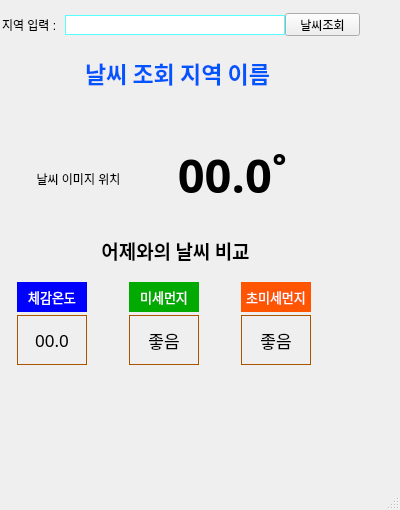
<?xml version="1.0" encoding="UTF-8"?>
<ui version="4.0">
 <class>MainWindow</class>
 <widget class="QMainWindow" name="MainWindow">
  <property name="geometry">
   <rect>
    <x>0</x>
    <y>0</y>
    <width>400</width>
    <height>510</height>
   </rect>
  </property>
  <property name="windowTitle">
   <string>MainWindow</string>
  </property>
  <widget class="QWidget" name="centralwidget">
   <widget class="QLabel" name="label">
    <property name="geometry">
     <rect>
      <x>2</x>
      <y>9</y>
      <width>81</width>
      <height>31</height>
     </rect>
    </property>
    <property name="text">
     <string>지역 입력 :</string>
    </property>
   </widget>
   <widget class="QLineEdit" name="area_input">
    <property name="geometry">
     <rect>
      <x>65</x>
      <y>15</y>
      <width>220</width>
      <height>20</height>
     </rect>
    </property>
    <property name="styleSheet">
     <string notr="true">border:1px solid rgb(85, 255, 255);</string>
    </property>
   </widget>
   <widget class="QPushButton" name="search_btn">
    <property name="geometry">
     <rect>
      <x>285</x>
      <y>13</y>
      <width>75</width>
      <height>23</height>
     </rect>
    </property>
    <property name="text">
     <string>날씨조회</string>
    </property>
   </widget>
   <widget class="QLabel" name="area_title">
    <property name="geometry">
     <rect>
      <x>-18</x>
      <y>47</y>
      <width>391</width>
      <height>51</height>
     </rect>
    </property>
    <property name="font">
     <font>
      <family>맑은 고딕</family>
      <pointsize>17</pointsize>
      <weight>75</weight>
      <bold>true</bold>
     </font>
    </property>
    <property name="styleSheet">
     <string notr="true">color: rgb(0, 85, 255);</string>
    </property>
    <property name="text">
     <string>날씨 조회 지역 이름</string>
    </property>
    <property name="alignment">
     <set>Qt::AlignCenter</set>
    </property>
   </widget>
   <widget class="QLabel" name="weather_img">
    <property name="geometry">
     <rect>
      <x>23</x>
      <y>124</y>
      <width>111</width>
      <height>110</height>
     </rect>
    </property>
    <property name="text">
     <string>날씨 이미지 위치</string>
    </property>
    <property name="alignment">
     <set>Qt::AlignCenter</set>
    </property>
   </widget>
   <widget class="QLabel" name="now_temper">
    <property name="geometry">
     <rect>
      <x>147</x>
      <y>124</y>
      <width>171</width>
      <height>101</height>
     </rect>
    </property>
    <property name="font">
     <font>
      <family>맑은 고딕</family>
      <pointsize>35</pointsize>
      <weight>75</weight>
      <bold>true</bold>
     </font>
    </property>
    <property name="text">
     <string>00.0˚</string>
    </property>
    <property name="alignment">
     <set>Qt::AlignCenter</set>
    </property>
   </widget>
   <widget class="QLabel" name="yester_temper">
    <property name="geometry">
     <rect>
      <x>35</x>
      <y>225</y>
      <width>281</width>
      <height>51</height>
     </rect>
    </property>
    <property name="font">
     <font>
      <family>궁서체</family>
      <pointsize>14</pointsize>
      <weight>75</weight>
      <bold>true</bold>
     </font>
    </property>
    <property name="text">
     <string>어제와의 날씨 비교</string>
    </property>
    <property name="alignment">
     <set>Qt::AlignCenter</set>
    </property>
   </widget>
   <widget class="QLabel" name="label_6">
    <property name="geometry">
     <rect>
      <x>17</x>
      <y>282</y>
      <width>70</width>
      <height>30</height>
     </rect>
    </property>
    <property name="font">
     <font>
      <family>맑은 고딕</family>
      <pointsize>10</pointsize>
     </font>
    </property>
    <property name="styleSheet">
     <string notr="true">background-color: rgb(0, 0, 255);
color: rgb(255, 255, 255);</string>
    </property>
    <property name="text">
     <string>체감온도</string>
    </property>
    <property name="alignment">
     <set>Qt::AlignCenter</set>
    </property>
   </widget>
   <widget class="QLabel" name="label_7">
    <property name="geometry">
     <rect>
      <x>129</x>
      <y>282</y>
      <width>70</width>
      <height>30</height>
     </rect>
    </property>
    <property name="font">
     <font>
      <family>맑은 고딕</family>
      <pointsize>10</pointsize>
     </font>
    </property>
    <property name="styleSheet">
     <string notr="true">background-color: rgb(0, 170, 0);
color: rgb(255, 255, 255);</string>
    </property>
    <property name="text">
     <string>미세먼지</string>
    </property>
    <property name="alignment">
     <set>Qt::AlignCenter</set>
    </property>
   </widget>
   <widget class="QLabel" name="label_8">
    <property name="geometry">
     <rect>
      <x>241</x>
      <y>282</y>
      <width>70</width>
      <height>30</height>
     </rect>
    </property>
    <property name="font">
     <font>
      <family>맑은 고딕</family>
      <pointsize>10</pointsize>
     </font>
    </property>
    <property name="styleSheet">
     <string notr="true">background-color: rgb(255, 85, 0);
color: rgb(255, 255, 255);</string>
    </property>
    <property name="text">
     <string>초미세먼지</string>
    </property>
    <property name="alignment">
     <set>Qt::AlignCenter</set>
    </property>
   </widget>
   <widget class="QLabel" name="sense_temper">
    <property name="geometry">
     <rect>
      <x>17</x>
      <y>315</y>
      <width>70</width>
      <height>50</height>
     </rect>
    </property>
    <property name="font">
     <font>
      <family>바탕</family>
      <pointsize>13</pointsize>
     </font>
    </property>
    <property name="styleSheet">
     <string notr="true">border:1px solid rgb(170, 85, 0)</string>
    </property>
    <property name="text">
     <string>00.0</string>
    </property>
    <property name="alignment">
     <set>Qt::AlignCenter</set>
    </property>
   </widget>
   <widget class="QLabel" name="dust1_info">
    <property name="geometry">
     <rect>
      <x>129</x>
      <y>315</y>
      <width>70</width>
      <height>50</height>
     </rect>
    </property>
    <property name="font">
     <font>
      <family>바탕</family>
      <pointsize>13</pointsize>
     </font>
    </property>
    <property name="styleSheet">
     <string notr="true">border:1px solid rgb(170, 85, 0)</string>
    </property>
    <property name="text">
     <string>좋음</string>
    </property>
    <property name="alignment">
     <set>Qt::AlignCenter</set>
    </property>
   </widget>
   <widget class="QLabel" name="dust2_info">
    <property name="geometry">
     <rect>
      <x>241</x>
      <y>315</y>
      <width>70</width>
      <height>50</height>
     </rect>
    </property>
    <property name="font">
     <font>
      <family>바탕</family>
      <pointsize>13</pointsize>
     </font>
    </property>
    <property name="styleSheet">
     <string notr="true">border:1px solid rgb(170, 85, 0)</string>
    </property>
    <property name="text">
     <string>좋음</string>
    </property>
    <property name="alignment">
     <set>Qt::AlignCenter</set>
    </property>
   </widget>
  </widget>
  <widget class="QMenuBar" name="menubar">
   <property name="geometry">
    <rect>
     <x>0</x>
     <y>0</y>
     <width>400</width>
     <height>21</height>
    </rect>
   </property>
  </widget>
  <widget class="QStatusBar" name="statusbar"/>
 </widget>
 <resources/>
 <connections/>
</ui>
